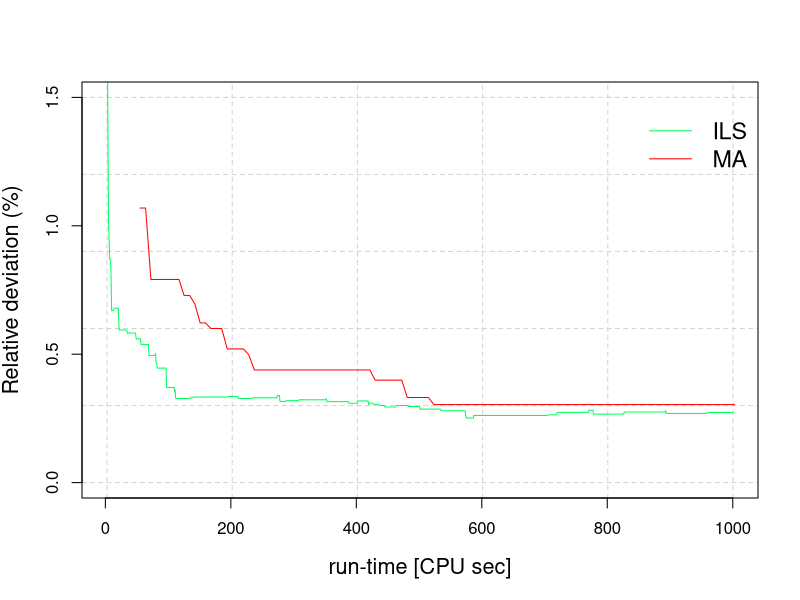

Recreate this plot in R.
data1 <- read.csv("raw_results/runtimes/runtime_ILS_N-be75eec_150.csv")
data2 <- read.csv("raw_results/runtimes/runtime_meme_N-be75eec_150.csv")

best_cost <- 3482828
data1 <- cbind(data1,relative_deviation = ((best_cost - data1$Cost) / best_cost) * 100)
data2 <- cbind(data2,relative_deviation = ((best_cost - data2$Cost) / best_cost) * 100)



# Start the PNG device.
png(filename = "figures/runtime_plot.png", width = 800, height = 800)

# Plot the Cost vs Time for data1
plot(data1$Time, data1$relative_deviation, type = "l", col = "#00ff5e", 
    xlab = "run-time [CPU sec]",
    ylab = "Relative deviation (%)",
    cex.lab=1.3,
    ylim = c(0, 1.5),
    main = "",
    first.panel=grid(lty=2))
legend("topright", legend=c("ILS","MA"), lty=1, col=c("#00ff5e","#ff0000"), bty="n",inset = c(0, 0.05),cex=1.4)

# Add the Cost vs Time for data2 to the existing plot
lines(data2$Time, data2$relative_deviation, col = "#ff0000")




invisible(dev.off()) #close png